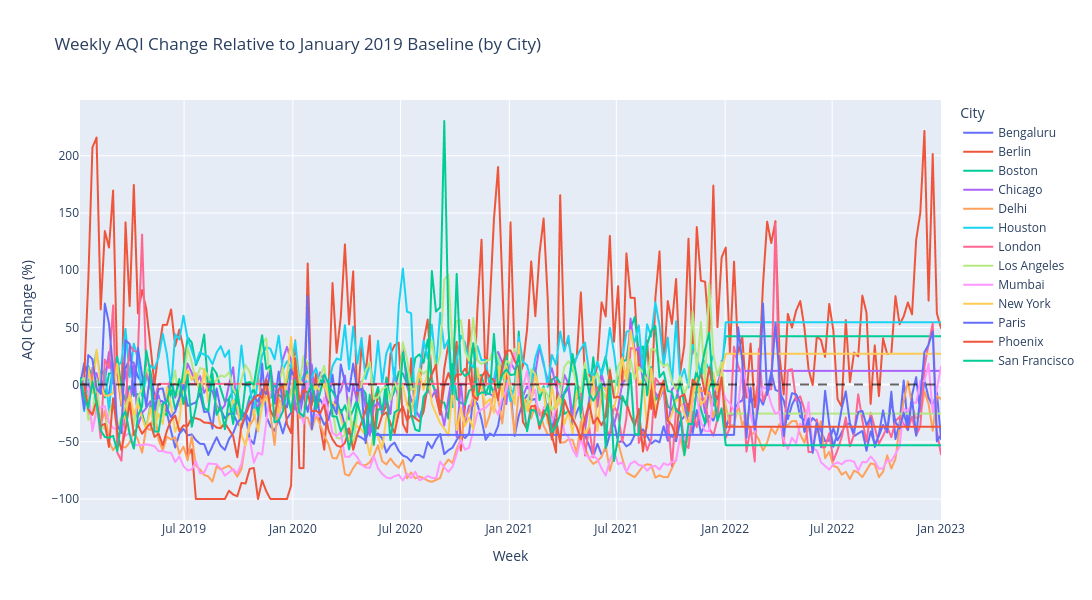

Here is the notebook cell this chart was saved with:
### Code cell
# Line graph: weekly AQI relative change over time by city
line_fig = px.line(
    weekly.sort_values(['city', 'date']),
    x='date',
    y='relative_change',
    color='city',
    hover_data={
        'country': True,
        'aqi': ':.1f',
        'baseline': ':.1f',
        'lat': False,
        'lon': False,
        'week_label': False,
    },
    title='Weekly AQI Change Relative to January 2019 Baseline (by City)',
)

line_fig.add_hline(y=0, line_dash='dash', line_color='black', opacity=0.6)

line_fig.update_layout(
    xaxis_title='Week',
    yaxis_title='AQI Change (%)',
    width=1100,
    height=600,
    legend_title='City',
)

line_html_path = OUTPUT_DIR / 'aqi_weekly_line_by_city.html'
line_fig.write_html(str(line_html_path), auto_open=False)
print(f'Saved interactive line chart: {line_html_path}')

line_png_path = OUTPUT_DIR / 'aqi_weekly_line_by_city.png'
line_fig.write_image(str(line_png_path), width=1100, height=600, scale=2)
print(f'Saved static PNG: {line_png_path}')

line_fig.show()

### Figure 1 — Plotly figure (JSON) as saved in the notebook; plotly's stock layout.template omitted (floating-point values rounded to 4 significant figures; data arrays with more than 128 entries replaced by an {"elided": "..."} marker saying what was removed)
{"data": [{"customdata": {"elided": "209x6 mixed values"}, "hovertemplate": "city=Bengaluru<br>date=%{x}<br>relative_change=%{y}<br>country=%{customdata[0]}<br>aqi=%{customdata[1]:.1f}<br>baseline=%{customdata[2]:.1f}<extra></extra>", "legendgroup": "Bengaluru", "line": {"color": "#636efa", "dash": "solid"}, "marker": {"symbol": "circle"}, "mode": "lines", "name": "Bengaluru", "showlegend": true, "type": "scattergl", "x": {"elided": "209 str values"}, "xaxis": "x", "y": {"elided": "209 float values"}, "yaxis": "y"}, {"customdata": {"elided": "209x6 mixed values"}, "hovertemplate": "city=Berlin<br>date=%{x}<br>relative_change=%{y}<br>country=%{customdata[0]}<br>aqi=%{customdata[1]:.1f}<br>baseline=%{customdata[2]:.1f}<extra></extra>", "legendgroup": "Berlin", "line": {"color": "#EF553B", "dash": "solid"}, "marker": {"symbol": "circle"}, "mode": "lines", "name": "Berlin", "showlegend": true, "type": "scattergl", "x": {"elided": "209 str values"}, "xaxis": "x", "y": {"elided": "209 float values"}, "yaxis": "y"}, {"customdata": {"elided": "209x6 mixed values"}, "hovertemplate": "city=Boston<br>date=%{x}<br>relative_change=%{y}<br>country=%{customdata[0]}<br>aqi=%{customdata[1]:.1f}<br>baseline=%{customdata[2]:.1f}<extra></extra>", "legendgroup": "Boston", "line": {"color": "#00cc96", "dash": "solid"}, "marker": {"symbol": "circle"}, "mode": "lines", "name": "Boston", "showlegend": true, "type": "scattergl", "x": {"elided": "209 str values"}, "xaxis": "x", "y": {"elided": "209 float values"}, "yaxis": "y"}, {"customdata": {"elided": "209x6 mixed values"}, "hovertemplate": "city=Chicago<br>date=%{x}<br>relative_change=%{y}<br>country=%{customdata[0]}<br>aqi=%{customdata[1]:.1f}<br>baseline=%{customdata[2]:.1f}<extra></extra>", "legendgroup": "Chicago", "line": {"color": "#ab63fa", "dash": "solid"}, "marker": {"symbol": "circle"}, "mode": "lines", "name": "Chicago", "showlegend": true, "type": "scattergl", "x": {"elided": "209 str values"}, "xaxis": "x", "y": {"elided": "209 float values"}, "yaxis": "y"}, {"customdata": {"elided": "209x6 mixed values"}, "hovertemplate": "city=Delhi<br>date=%{x}<br>relative_change=%{y}<br>country=%{customdata[0]}<br>aqi=%{customdata[1]:.1f}<br>baseline=%{customdata[2]:.1f}<extra></extra>", "legendgroup": "Delhi", "line": {"color": "#FFA15A", "dash": "solid"}, "marker": {"symbol": "circle"}, "mode": "lines", "name": "Delhi", "showlegend": true, "type": "scattergl", "x": {"elided": "209 str values"}, "xaxis": "x", "y": {"elided": "209 float values"}, "yaxis": "y"}, {"customdata": {"elided": "209x6 mixed values"}, "hovertemplate": "city=Houston<br>date=%{x}<br>relative_change=%{y}<br>country=%{customdata[0]}<br>aqi=%{customdata[1]:.1f}<br>baseline=%{customdata[2]:.1f}<extra></extra>", "legendgroup": "Houston", "line": {"color": "#19d3f3", "dash": "solid"}, "marker": {"symbol": "circle"}, "mode": "lines", "name": "Houston", "showlegend": true, "type": "scattergl", "x": {"elided": "209 str values"}, "xaxis": "x", "y": {"elided": "209 float values"}, "yaxis": "y"}, {"customdata": {"elided": "209x6 mixed values"}, "hovertemplate": "city=London<br>date=%{x}<br>relative_change=%{y}<br>country=%{customdata[0]}<br>aqi=%{customdata[1]:.1f}<br>baseline=%{customdata[2]:.1f}<extra></extra>", "legendgroup": "London", "line": {"color": "#FF6692", "dash": "solid"}, "marker": {"symbol": "circle"}, "mode": "lines", "name": "London", "showlegend": true, "type": "scattergl", "x": {"elided": "209 str values"}, "xaxis": "x", "y": {"elided": "209 float values"}, "yaxis": "y"}, {"customdata": {"elided": "209x6 mixed values"}, "hovertemplate": "city=Los Angeles<br>date=%{x}<br>relative_change=%{y}<br>country=%{customdata[0]}<br>aqi=%{customdata[1]:.1f}<br>baseline=%{customdata[2]:.1f}<extra></extra>", "legendgroup": "Los Angeles", "line": {"color": "#B6E880", "dash": "solid"}, "marker": {"symbol": "circle"}, "mode": "lines", "name": "Los Angeles", "showlegend": true, "type": "scattergl", "x": {"elided": "209 str values"}, "xaxis": "x", "y": {"elided": "209 float values"}, "yaxis": "y"}, {"customdata": {"elided": "209x6 mixed values"}, "hovertemplate": "city=Mumbai<br>date=%{x}<br>relative_change=%{y}<br>country=%{customdata[0]}<br>aqi=%{customdata[1]:.1f}<br>baseline=%{customdata[2]:.1f}<extra></extra>", "legendgroup": "Mumbai", "line": {"color": "#FF97FF", "dash": "solid"}, "marker": {"symbol": "circle"}, "mode": "lines", "name": "Mumbai", "showlegend": true, "type": "scattergl", "x": {"elided": "209 str values"}, "xaxis": "x", "y": {"elided": "209 float values"}, "yaxis": "y"}, {"customdata": {"elided": "209x6 mixed values"}, "hovertemplate": "city=New York<br>date=%{x}<br>relative_change=%{y}<br>country=%{customdata[0]}<br>aqi=%{customdata[1]:.1f}<br>baseline=%{customdata[2]:.1f}<extra></extra>", "legendgroup": "New York", "line": {"color": "#FECB52", "dash": "solid"}, "marker": {"symbol": "circle"}, "mode": "lines", "name": "New York", "showlegend": true, "type": "scattergl", "x": {"elided": "209 str values"}, "xaxis": "x", "y": {"elided": "209 float values"}, "yaxis": "y"}, {"customdata": {"elided": "209x6 mixed values"}, "hovertemplate": "city=Paris<br>date=%{x}<br>relative_change=%{y}<br>country=%{customdata[0]}<br>aqi=%{customdata[1]:.1f}<br>baseline=%{customdata[2]:.1f}<extra></extra>", "legendgroup": "Paris", "line": {"color": "#636efa", "dash": "solid"}, "marker": {"symbol": "circle"}, "mode": "lines", "name": "Paris", "showlegend": true, "type": "scattergl", "x": {"elided": "209 str values"}, "xaxis": "x", "y": {"elided": "209 float values"}, "yaxis": "y"}, {"customdata": {"elided": "209x6 mixed values"}, "hovertemplate": "city=Phoenix<br>date=%{x}<br>relative_change=%{y}<br>country=%{customdata[0]}<br>aqi=%{customdata[1]:.1f}<br>baseline=%{customdata[2]:.1f}<extra></extra>", "legendgroup": "Phoenix", "line": {"color": "#EF553B", "dash": "solid"}, "marker": {"symbol": "circle"}, "mode": "lines", "name": "Phoenix", "showlegend": true, "type": "scattergl", "x": {"elided": "209 str values"}, "xaxis": "x", "y": {"elided": "209 float values"}, "yaxis": "y"}, {"customdata": {"elided": "209x6 mixed values"}, "hovertemplate": "city=San Francisco<br>date=%{x}<br>relative_change=%{y}<br>country=%{customdata[0]}<br>aqi=%{customdata[1]:.1f}<br>baseline=%{customdata[2]:.1f}<extra></extra>", "legendgroup": "San Francisco", "line": {"color": "#00cc96", "dash": "solid"}, "marker": {"symbol": "circle"}, "mode": "lines", "name": "San Francisco", "showlegend": true, "type": "scattergl", "x": {"elided": "209 str values"}, "xaxis": "x", "y": {"elided": "209 float values"}, "yaxis": "y"}], "layout": {"height": 600, "legend": {"title": {"text": "City"}, "tracegroupgap": 0}, "shapes": [{"line": {"color": "black", "dash": "dash"}, "opacity": 0.6, "type": "line", "x0": 0, "x1": 1, "xref": "x domain", "y0": 0, "y1": 0, "yref": "y"}], "title": {"text": "Weekly AQI Change Relative to January 2019 Baseline (by City)"}, "width": 1100, "xaxis": {"anchor": "y", "domain": [0, 1], "title": {"text": "Week"}}, "yaxis": {"anchor": "x", "domain": [0, 1], "title": {"text": "AQI Change (%)"}}}}
